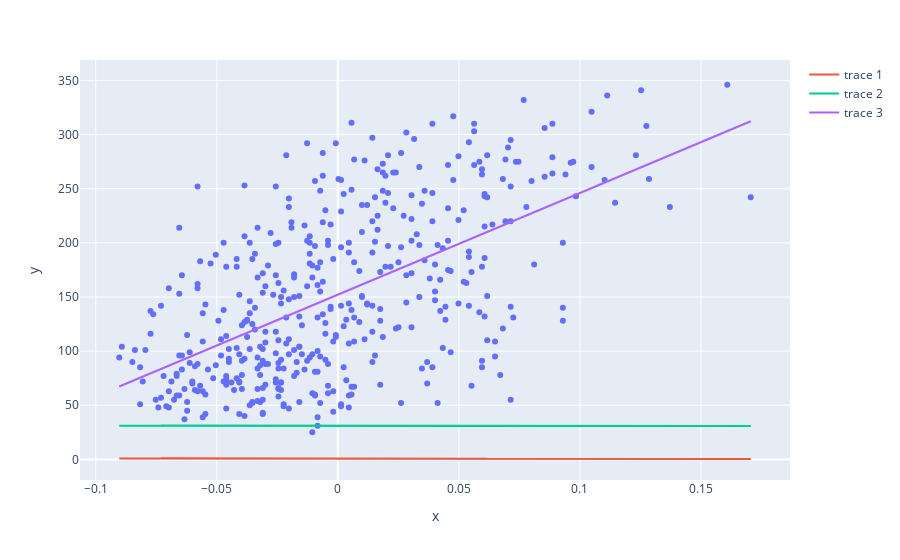

This figure's notebook cell:
### Markdown cell above
* Using `plotly`, view your model and actual values again

### Code cell
fig.add_scatter(x=diabetes_X, y=model(diabetes_X))
fig.show()

### Figure 1 — Plotly figure (JSON) as saved in the notebook; plotly's stock layout.template omitted (floating-point values rounded to 4 significant figures; data arrays with more than 128 entries replaced by an {"elided": "..."} marker saying what was removed)
{"data": [{"hovertemplate": "x=%{x}<br>y=%{y}<extra></extra>", "legendgroup": "", "marker": {"color": "#636efa", "symbol": "circle"}, "mode": "markers", "name": "", "orientation": "v", "showlegend": false, "type": "scatter", "x": {"elided": "442 float values"}, "xaxis": "x", "y": {"elided": "442 int values"}, "yaxis": "y"}, {"type": "scatter", "x": {"elided": "442 float values"}, "y": {"elided": "442 float values"}}, {"type": "scatter", "x": {"elided": "442 float values"}, "y": {"elided": "442 float values"}}, {"type": "scatter", "x": {"elided": "442 float values"}, "y": {"elided": "442 float values"}}], "layout": {"legend": {"tracegroupgap": 0}, "margin": {"t": 60}, "xaxis": {"anchor": "y", "domain": [0, 1], "title": {"text": "x"}}, "yaxis": {"anchor": "x", "domain": [0, 1], "title": {"text": "y"}}}}
